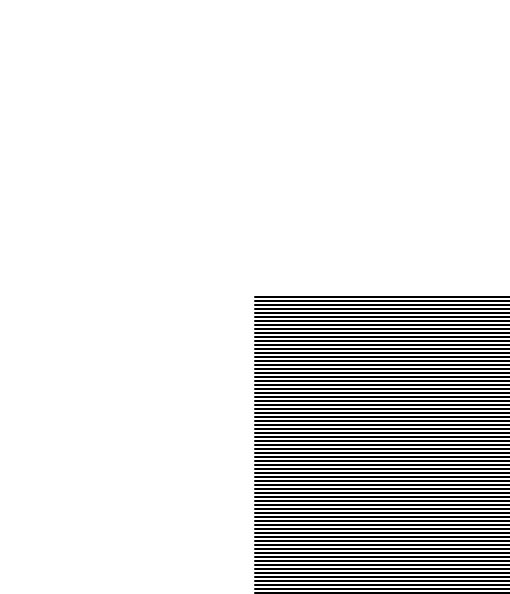
Frame 1 (no input)
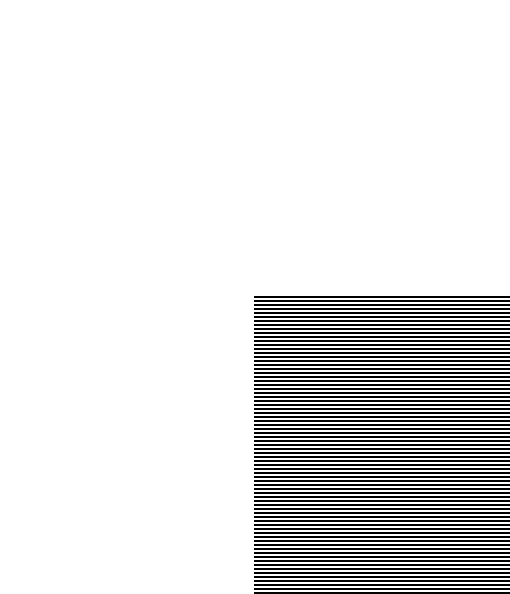
Frame 60 (no input)
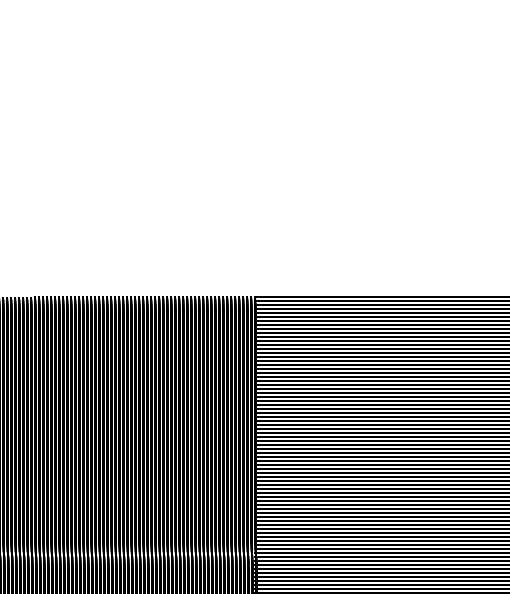
Frame 120 (the mouse pressed at the canvas centre since frame 60)

The p5.js sketch that drew these frames (run headless with seeded random() and noise() and a simulated clock; from frame 60 on, the mouse is pressed at the canvas centre):

// p5.js sketch
// ── sketch.js
//reproducing image by Anton Bruhin
//Seestücke series
//Seestück 16, 2001
//by Melissa Scovell

function setup() {
    createCanvas(510, 594);
    background(255);
  }
  
  function draw() {
    //backround lines
    //is there a way to produce an exact amount of lines?
    translate(255, 297);
    let a = atan(mouseX, mouseY);
    rotate(a);
    for (let y = 0; y < 297; y = y + 4) {
      strokeWeight(2);
      stroke(0);
      line(0, y, 297, y);
    }
  
  }
  
